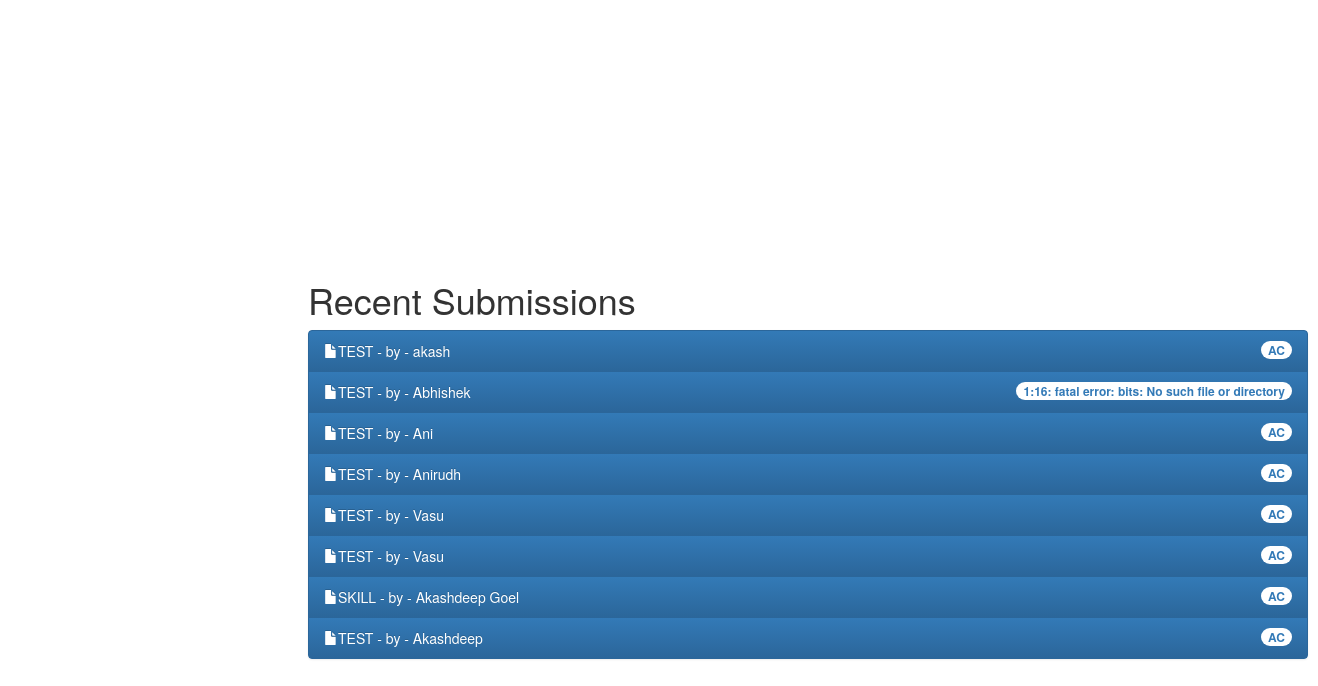
The page /Codemania/submissions/ on the database as committed earlier.
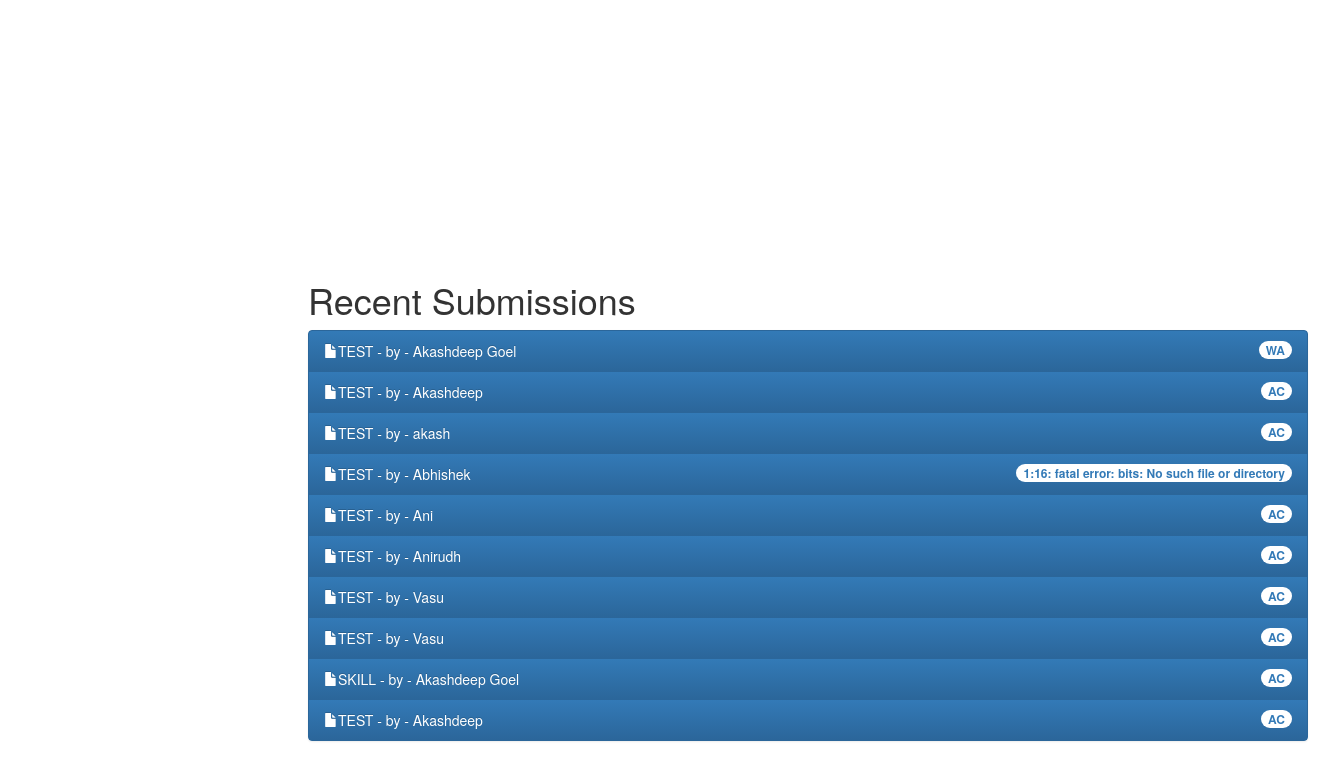
The same page on the database as committed later.
### Codemania/models.py (models this page shows, shortened)
class Problem_submission(models.Model):
	submission = models.CharField(max_length = 4000000)
	problem_title = models.CharField(max_length=100)
	status = models.CharField(max_length = 20)
	running_time = models.CharField(max_length = 100)
	submitted_by = models.CharField(max_length = 100)
	submitted_at = models.DateTimeField('Submission Time')
	memory_used = models.CharField(max_length = 100)
	id = models.AutoField(primary_key=True)

### Codemania/views.py (the view)
def getSubmissions(request):
	submissions = Problem_submission.objects.order_by('-submitted_at')
	context = RequestContext(request, {'submissions':submissions,})
	return render(request,"Codemania/submissions.html",context)

### Codemania/templates/Codemania/submissions.html (shortened to what this page needs)
<html>
<head>
<link rel="stylesheet" href="https://maxcdn.bootstrapcdn.com/bootstrap/3.3.5/css/bootstrap.min.css">
<link rel="stylesheet" href="https://maxcdn.bootstrapcdn.com/bootstrap/3.3.5/css/bootstrap-theme.min.css">
</head>
<body>
{% if submissions %}
<div class="bs-example">
<h1 id = "title">Recent Submissions</h1>
    <div class="list-group">
        {% for submission in submissions %}
        <a href="#" class="list-group-item active">
            <span class="glyphicon glyphicon-file"></span>{{ submission.problem_title }} - by - {{ submission.submitted_by }} <span class="badge">{{submission.status}}</span>
        </a>
        {% endfor %}
    </div>
</div>
{% else %}
    <p>No Submissions Yet.</p>
{% endif %}
</body>
</html>

Rows that differ between the two databases and show on the page:
added Problem_submission: problem_title "TEST", submitted_by "Akashdeep Goel", status "WA"
added Problem_submission: problem_title "TEST", submitted_by "Akashdeep", status "AC"
